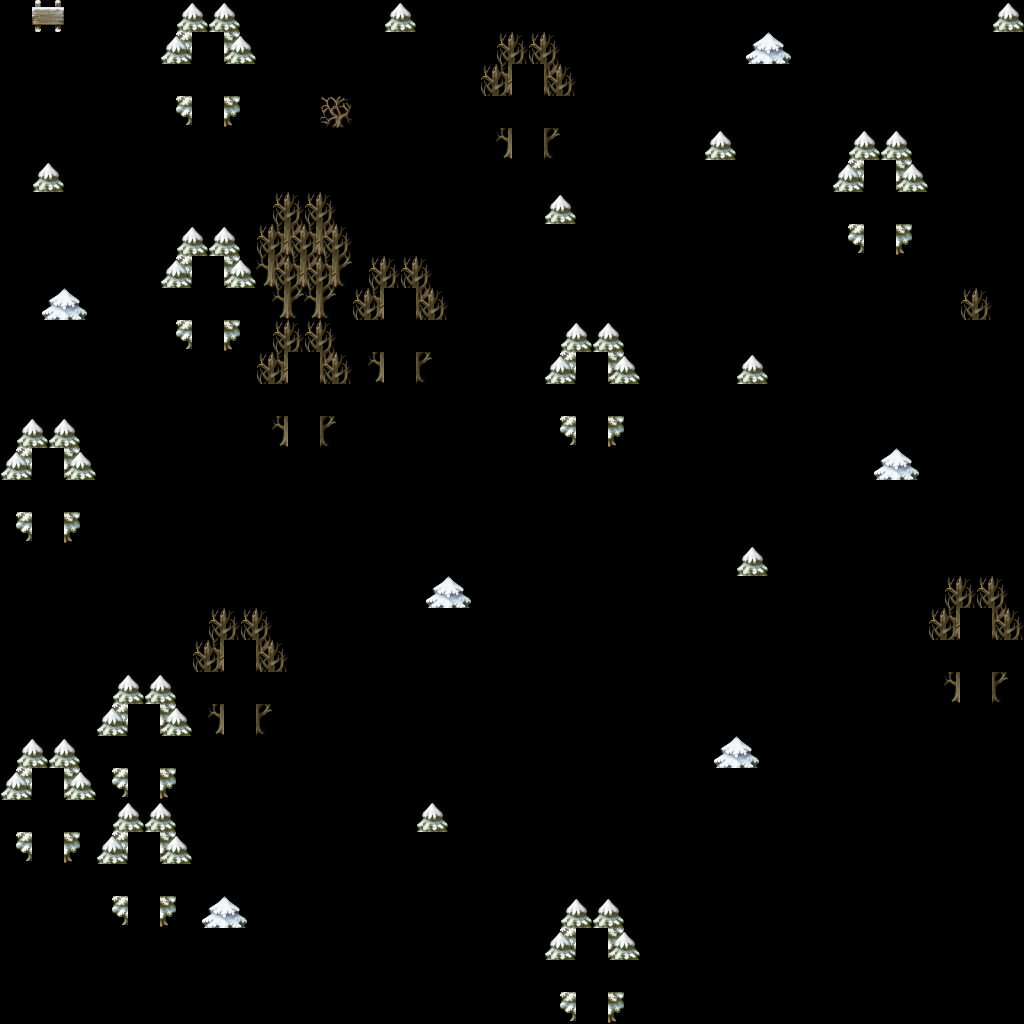

A 2D game scene composited from a Tiled map and its tileset images. What follows is a short description and the map's XML, with every tile layer's data as written:
An orthogonal 32x32 tile map with 32x32 px tiles, 2 tile layers (Tile Layer 3, Tile Layer 4), 4 tilesets.

<map version="1.2" tiledversion="1.2.4" orientation="orthogonal" renderorder="right-down" width="32" height="32" tilewidth="32" tileheight="32" infinite="0" nextlayerid="7" nextobjectid="2">
 <tileset firstgid="1" source="set1.tsx" />
 <tileset firstgid="375" source="set5.tsx" />
 <tileset firstgid="631" source="set4.tsx" />
 <tileset firstgid="887" source="ob.tsx" />
 <layer id="3" name="Tile Layer 3" width="32" height="32">
  <data encoding="csv">
0,0,0,0,0,0,0,0,0,0,0,0,0,0,0,0,0,0,0,0,0,0,0,0,0,0,0,0,0,0,0,0,
0,0,0,0,0,0,0,0,0,0,0,0,0,0,0,0,0,0,0,0,0,0,0,631,632,0,0,0,0,0,0,0,
0,0,0,0,0,0,0,0,0,0,0,0,0,0,0,0,0,0,0,0,0,0,0,0,0,0,0,0,0,0,0,0,
0,0,0,0,0,0,0,0,0,0,0,0,0,0,0,0,0,0,0,0,0,0,0,0,0,0,0,0,0,0,0,0,
0,0,0,0,0,0,0,0,0,0,0,0,0,0,0,0,0,0,0,0,0,0,0,0,0,0,0,0,0,0,0,0,
0,0,0,0,0,0,0,0,0,0,0,0,0,0,0,0,0,0,0,0,0,0,0,0,0,0,0,0,0,0,0,0,
0,0,0,0,0,0,0,0,0,0,0,0,0,0,0,0,0,0,0,0,0,0,0,0,0,0,0,0,0,0,0,0,
0,0,0,0,0,0,0,0,0,0,0,0,0,0,0,0,0,0,0,0,0,0,0,0,0,0,0,0,0,0,0,0,
0,0,0,0,0,0,0,0,0,0,0,0,0,0,0,0,0,0,0,0,0,0,0,0,0,0,0,0,0,0,0,0,
0,631,632,0,0,0,0,0,0,0,0,0,0,0,0,0,0,0,0,0,0,0,0,0,0,0,0,0,0,0,0,0,
0,0,0,0,0,0,0,0,0,0,0,0,0,0,0,0,0,0,0,0,0,0,0,0,0,0,0,0,0,0,0,0,
0,0,0,0,0,0,0,0,0,0,0,0,0,0,0,0,0,0,0,0,0,0,0,0,0,0,0,0,0,0,0,0,
0,0,0,0,0,0,0,0,0,0,0,0,0,0,0,0,0,0,0,0,0,0,0,0,0,0,0,0,0,0,0,0,
0,0,0,0,0,0,0,0,0,0,0,0,0,0,0,0,0,0,0,0,0,0,0,0,0,0,0,0,0,0,0,0,
0,0,0,0,0,0,0,0,0,0,0,0,0,0,0,0,0,0,0,0,0,0,0,0,0,0,0,631,632,0,0,0,
0,0,0,0,0,0,0,0,0,0,0,0,0,0,0,0,0,0,0,0,0,0,0,0,0,0,0,0,0,0,0,0,
0,0,0,0,0,0,0,0,0,0,0,0,0,0,0,0,0,0,0,0,0,0,0,0,0,0,0,0,0,0,0,0,
0,0,0,0,0,0,0,0,0,0,0,0,0,0,0,0,0,0,0,0,0,0,0,0,0,0,0,0,0,0,0,0,
0,0,0,0,0,0,0,0,0,0,0,0,0,631,632,0,0,0,0,0,0,0,0,0,0,0,0,0,0,0,0,0,
0,0,0,0,0,0,0,0,0,0,0,0,0,0,0,0,0,0,0,0,0,0,0,0,0,0,0,0,0,0,0,0,
0,0,0,0,0,0,0,0,0,0,0,0,0,0,0,0,0,0,0,0,0,0,0,0,0,0,0,0,0,0,0,0,
0,0,0,0,0,0,0,0,0,0,0,0,0,0,0,0,0,0,0,0,0,0,0,0,0,0,0,0,0,0,0,0,
0,0,0,0,0,0,0,0,0,0,0,0,0,0,0,0,0,0,0,0,0,0,0,0,0,0,0,0,0,0,0,0,
0,0,0,0,0,0,0,0,0,0,0,0,0,0,0,0,0,0,0,0,0,0,631,632,0,0,0,0,0,0,0,0,
0,0,0,0,0,0,0,0,0,0,0,0,0,0,0,0,0,0,0,0,0,0,0,0,0,0,0,0,0,0,0,0,
0,0,0,0,0,0,0,0,0,0,0,0,0,0,0,0,0,0,0,0,0,0,0,0,0,0,0,0,0,0,0,0,
0,0,0,0,0,0,0,0,0,0,0,0,0,0,0,0,0,0,0,0,0,0,0,0,0,0,0,0,0,0,0,0,
0,0,0,0,0,0,0,0,0,0,0,0,0,0,0,0,0,0,0,0,0,0,0,0,0,0,0,0,0,0,0,0,
0,0,0,0,0,0,631,632,0,0,0,0,0,0,0,0,0,0,0,0,0,0,0,0,0,0,0,0,0,0,0,0,
0,0,0,0,0,0,0,0,0,0,0,0,0,0,0,0,0,0,0,0,0,0,0,0,0,0,0,0,0,0,0,0,
0,0,0,0,0,0,0,0,0,0,0,0,0,0,0,0,0,0,0,0,0,0,0,0,0,0,0,0,0,0,0,0,
0,0,0,0,0,0,0,0,0,0,0,0,0,0,0,0,0,0,0,0,0,0,0,0,0,0,0,0,0,0,0,0
</data>
 </layer>
 <layer id="6" name="Tile Layer 4" width="32" height="32">
  <data encoding="csv">
0,485,0,0,0,480,481,482,0,0,0,0,479,0,0,0,0,0,0,0,0,0,0,0,0,0,0,0,0,0,0,479,
0,0,0,0,0,496,0,498,0,0,0,0,0,0,0,576,577,578,0,0,0,0,0,0,0,0,0,0,0,0,0,0,
0,0,0,0,0,0,0,0,0,0,0,0,0,0,0,592,0,594,0,0,0,0,0,0,0,0,0,0,0,0,0,0,
0,0,0,0,0,528,0,530,0,0,623,0,0,0,0,0,0,0,0,0,0,0,0,0,0,0,0,0,0,0,0,0,
0,0,0,0,0,0,0,0,0,0,0,0,0,0,0,624,0,626,0,0,0,0,479,0,0,0,480,481,482,0,0,0,
0,479,0,0,0,0,0,0,0,0,0,0,0,0,0,0,0,0,0,0,0,0,0,0,0,0,496,0,498,0,0,0,
0,0,0,0,0,0,0,0,576,577,578,0,0,0,0,0,0,479,0,0,0,0,0,0,0,0,0,0,0,0,0,0,
0,0,0,0,0,480,481,482,592,593,594,0,0,0,0,0,0,0,0,0,0,0,0,0,0,0,528,0,530,0,0,0,
0,0,0,0,0,496,0,498,608,609,610,576,577,578,0,0,0,0,0,0,0,0,0,0,0,0,0,0,0,0,0,0,
0,0,0,0,0,0,0,0,624,625,626,592,0,594,0,0,0,0,0,0,0,0,0,0,0,0,0,0,0,0,575,0,
0,0,0,0,0,528,0,530,576,577,578,0,0,0,0,0,0,480,481,482,0,0,0,0,0,0,0,0,0,0,0,0,
0,0,0,0,0,0,0,0,592,0,594,624,0,626,0,0,0,496,0,498,0,0,0,479,0,0,0,0,0,0,0,0,
0,0,0,0,0,0,0,0,0,0,0,0,0,0,0,0,0,0,0,0,0,0,0,0,0,0,0,0,0,0,0,0,
480,481,482,0,0,0,0,0,624,0,626,0,0,0,0,0,0,528,0,530,0,0,0,0,0,0,0,0,0,0,0,0,
496,0,498,0,0,0,0,0,0,0,0,0,0,0,0,0,0,0,0,0,0,0,0,0,0,0,0,0,0,0,0,0,
0,0,0,0,0,0,0,0,0,0,0,0,0,0,0,0,0,0,0,0,0,0,0,0,0,0,0,0,0,0,0,0,
528,0,530,0,0,0,0,0,0,0,0,0,0,0,0,0,0,0,0,0,0,0,0,0,0,0,0,0,0,0,0,0,
0,0,0,0,0,0,0,0,0,0,0,0,0,0,0,0,0,0,0,0,0,0,0,479,0,0,0,0,0,0,0,0,
0,0,0,0,0,0,0,0,0,0,0,0,0,0,0,0,0,0,0,0,0,0,0,0,0,0,0,0,0,576,577,578,
0,0,0,0,0,0,576,577,578,0,0,0,0,0,0,0,0,0,0,0,0,0,0,0,0,0,0,0,0,592,0,594,
0,0,0,0,0,0,592,0,594,0,0,0,0,0,0,0,0,0,0,0,0,0,0,0,0,0,0,0,0,0,0,0,
0,0,0,480,481,482,0,0,0,0,0,0,0,0,0,0,0,0,0,0,0,0,0,0,0,0,0,0,0,624,0,626,
0,0,0,496,0,498,624,0,626,0,0,0,0,0,0,0,0,0,0,0,0,0,0,0,0,0,0,0,0,0,0,0,
480,481,482,0,0,0,0,0,0,0,0,0,0,0,0,0,0,0,0,0,0,0,0,0,0,0,0,0,0,0,0,0,
496,0,498,528,0,530,0,0,0,0,0,0,0,0,0,0,0,0,0,0,0,0,0,0,0,0,0,0,0,0,0,0,
0,0,0,480,481,482,0,0,0,0,0,0,0,479,0,0,0,0,0,0,0,0,0,0,0,0,0,0,0,0,0,0,
528,0,530,496,0,498,0,0,0,0,0,0,0,0,0,0,0,0,0,0,0,0,0,0,0,0,0,0,0,0,0,0,
0,0,0,0,0,0,0,0,0,0,0,0,0,0,0,0,0,0,0,0,0,0,0,0,0,0,0,0,0,0,0,0,
0,0,0,528,0,530,0,0,0,0,0,0,0,0,0,0,0,480,481,482,0,0,0,0,0,0,0,0,0,0,0,0,
0,0,0,0,0,0,0,0,0,0,0,0,0,0,0,0,0,496,0,498,0,0,0,0,0,0,0,0,0,0,0,0,
0,0,0,0,0,0,0,0,0,0,0,0,0,0,0,0,0,0,0,0,0,0,0,0,0,0,0,0,0,0,0,0,
0,0,0,0,0,0,0,0,0,0,0,0,0,0,0,0,0,528,0,530,0,0,0,0,0,0,0,0,0,0,0,0
</data>
 </layer>
</map>
